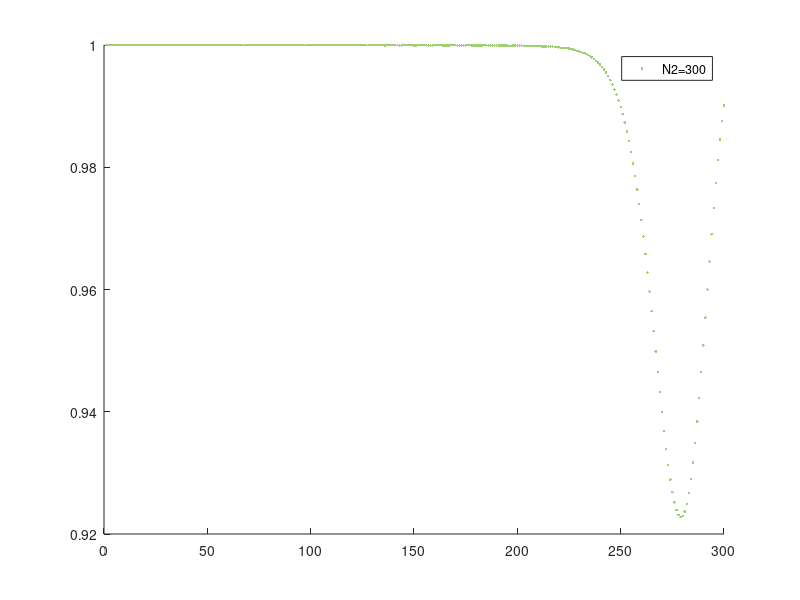
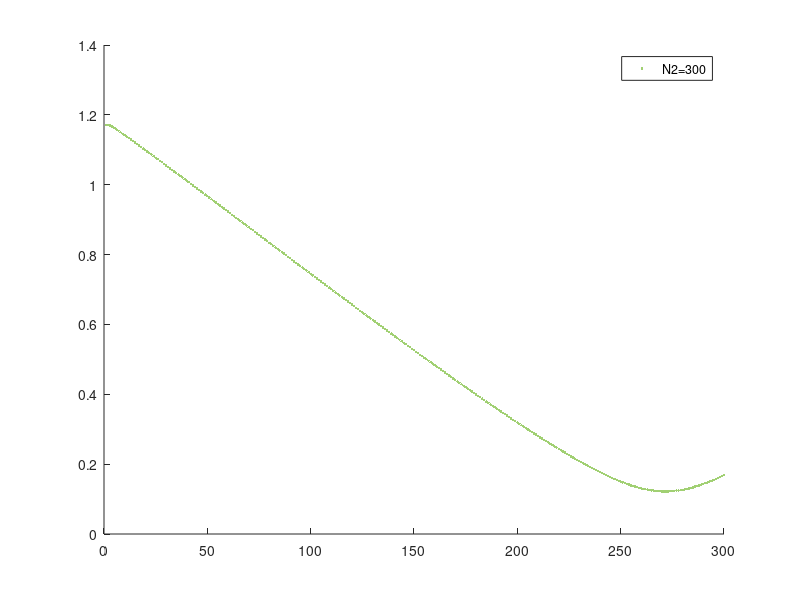

Reproduce these figures in MATLAB, in order.
% In this program, finite DTQW will be studied,
% In the two ends of the finite QW chain, 
% reflection coins are implemented.
% function []=EigenStatesQW_disorder()

% Here adiabatic means the disorder realization with average angle 
% <\theta>_0 will gradually reduce to average angle 0.
% The wave function when angle=0 will be compared to exact diagonalization
% Or compared to mulitiplication of U to wave function
rng('shuffle'); % select a random seed based on current time.
N=20; % N is the number of sites.
theta0=pi/2; %theta0 is the disorder averaged value.
w=0.70; % w is the width of disorder.
TMP=theta0 + 2*w*(rand(1,N-3)-0.5);
theta2=theta0 + 2*w*(rand-0.5);

hh=3;
N2_st1=hh*30; % N2 is the evolution numbers of QW.
N2_st2=hh*70;
N2=N2_st1+N2_st2; % N2_st1 and N2_st2 are stage 1 and stage 2.
d_th0=theta0/N2;  % d_theta0 is the adiabatic step of rotation angle
d_th2=theta2/N2;
Theta=zeros(N2,N);
Theta(1,3:N-1)=TMP;
contl=N-8;
Prob=zeros(1,N2); % it records the probability of wave remaining 0-state
Gap=zeros(1,N2);

Th1=-pi/2;
ThN=pi/2; % This set of data possess edge states

Vec=zeros(2*N-2,1);
Vec(1)=1/sqrt(2);
Vec(2)=1/sqrt(2); %Vec: The initial wave @ the edges of chain.
Vec2=Vec;
Vec_origin=Vec;



Pemu=ones(1,N2);
Adia=zeros(N2,N);
Pemu_adia=ones(N,1);


for k=1:N2
    Adia(k,1)=-k*d_th0;
end;
Adia=Adia(:,Pemu_adia);
Adia(:,1)=0;
Adia(:,N)=0;
for k=1:N2
    Adia(k,2)=-k*d_th2;
end;

Theta(1,2)=ThN; % This is to make sure initial state is exacltly 0 state
Theta(1,1)=Th1;
Theta(1,N)=ThN;

Corr=zeros(1,N-1); % It stores all the correlations w.r.t. position 0;
corr_tmp=zeros(1,N-1);

Vec=Vec_origin; % Initialize the initial wave function

% above 4 creats 1st row of the Theta matrix
%    Theta=Theta(Pemu,:); % It copys the 1st row to all other row

Angle=Theta(Pemu,:)+Adia;
C_theta=cos(Angle);
S_theta=sin(Angle);
for j=1:N2
    k=1;
    Vec2(2*k-1)=S_theta(j,k+1)*Vec(2*k)+C_theta(j,k+1)*Vec(2*k+1);
    Vec2(2*k)=-S_theta(j,k)*Vec(2*k-1); % +C_theta(j,k)*Vec(2*k-2);
    for k=2:(N-2)
        Vec2(2*k-1)=S_theta(j,k+1)*Vec(2*k)+C_theta(j,k+1)*Vec(2*k+1);
        Vec2(2*k)=-S_theta(j,k)*Vec(2*k-1) +C_theta(j,k)*Vec(2*k-2);
    end;
    k=N-1;
    Vec2(2*k-1)=S_theta(j,k+1)*Vec(2*k);%+C_theta(j,k+1)*Vec(2*k+1);
    Vec2(2*k)=-S_theta(j,k)*Vec(2*k-1) +C_theta(j,k)*Vec(2*k-2);
    Vec=Vec2;
    
    ThetaU=Angle(j,:);
    U=zeros(2*N,2*N);
    for k=1:N-1
        U(2*k+1,2*k-1)=cos(ThetaU(k));
        U(2*k+1,2*k)=-sin(ThetaU(k));

        U(2*k,2*k+1)=sin(ThetaU(k+1));
        U(2*k,2*k+2)=cos(ThetaU(k+1));
    end;
    U(1,:)=[];
    U(:,1)=[];
    U(2*N-1,:)=[];
    U(:,2*N-1)=[];

    [V, D]=eig(U);
    [DD,IX]=sort(angle(diag(D)));
    V2=V(:,IX);

    % figure(1);
    % plot(DD,'r.');
    % 
    % % V_diff=V2(:,N-1)-Vec;
    % % figure(2);
    % % plot(abs(V_diff),'b.');
    % V_diff=abs(V2(:,N-1))-abs(Vec);
    % figure(2);
    % plot(V_diff,'b.');
    Vec10=abs(Vec'*V2).^2;
    Prob(j)=Vec10(N-1);
    Gap(j)=DD(N)-DD(N-1);    
%     figure(hh-1);
%     clf;
%     plot(abs(Vec'*V2),'g.');
%     
%     
%     figure(hh);
%     clf;
%     plot(abs(V2(:,N-1)),'k.');
%     hold on;
%     plot(abs(Vec),'r.');
%     j
%     mean(Angle(j,2:N-1))
%     
%     figure(hh+1);
%     clf;
%     plot(DD,'b.');
%     pause;
end;
clr=[rand,rand,rand];
figure(hh+5);
hold on;
plot(Prob,'.','Color',clr,'DisplayName',['N2=' int2str(N2)]);
legend(gca,'show');


figure(hh+7);
hold on;
plot(Gap,'.','Color',clr,'DisplayName',['N2=' int2str(N2)]);
legend(gca,'show');